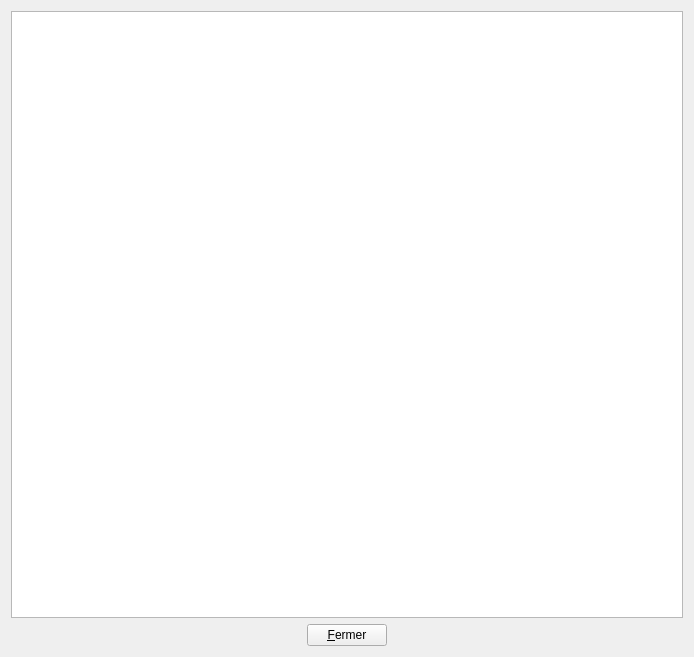
<?xml version="1.0" encoding="UTF-8"?>
<ui version="4.0">
 <class>InterfaceCompetence</class>
 <widget class="QWidget" name="InterfaceCompetence">
  <property name="windowModality">
   <enum>Qt::WindowModal</enum>
  </property>
  <property name="geometry">
   <rect>
    <x>0</x>
    <y>0</y>
    <width>694</width>
    <height>657</height>
   </rect>
  </property>
  <property name="windowTitle">
   <string>Form</string>
  </property>
  <layout class="QVBoxLayout" name="verticalLayout">
   <item>
    <layout class="QVBoxLayout" name="vlN2">
     <item>
      <widget class="QGraphicsView" name="grvFond"/>
     </item>
     <item>
      <layout class="QHBoxLayout" name="horizontalLayout">
       <item>
        <spacer name="horizontalSpacer">
         <property name="orientation">
          <enum>Qt::Horizontal</enum>
         </property>
         <property name="sizeHint" stdset="0">
          <size>
           <width>248</width>
           <height>20</height>
          </size>
         </property>
        </spacer>
       </item>
       <item>
        <widget class="QPushButton" name="btnFermer">
         <property name="text">
          <string>&amp;Fermer</string>
         </property>
        </widget>
       </item>
       <item>
        <spacer name="horizontalSpacer_2">
         <property name="orientation">
          <enum>Qt::Horizontal</enum>
         </property>
         <property name="sizeHint" stdset="0">
          <size>
           <width>248</width>
           <height>20</height>
          </size>
         </property>
        </spacer>
       </item>
      </layout>
     </item>
    </layout>
   </item>
  </layout>
 </widget>
 <resources/>
 <connections/>
</ui>
